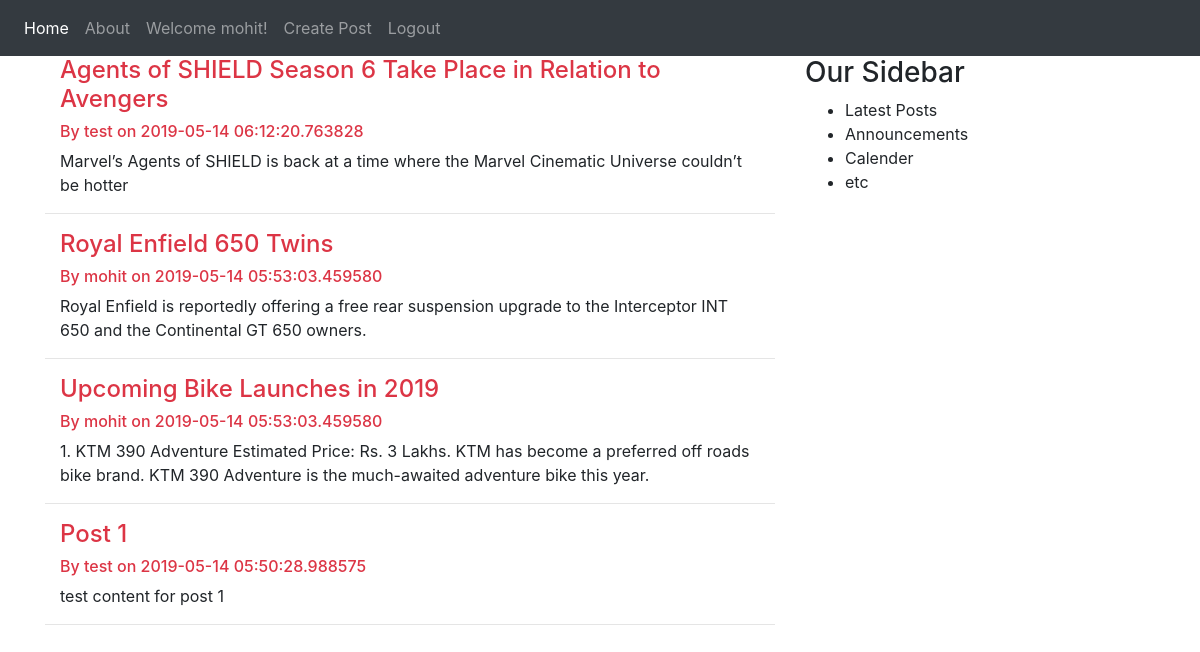
The app's page /home (signed in) with its own data.
### flaskblog/models.py (models this page shows, shortened)
class User(db.Model, UserMixin):
    id=db.Column(db.Integer, primary_key=True)
    username = db.Column(db.String(20), unique=True, nullable=False)
    email = db.Column(db.String(120), unique=True, nullable=False)
    image_file = db.Column(db.String(20), nullable=False, default='default.jpg')
    password = db.Column(db.String(60), nullable=False)
    posts = db.relationship('Post', backref='author', lazy=True)

class Post(db.Model):
    id = db.Column(db.Integer, primary_key=True)
    title = db.Column(db.String(20), unique=True, nullable=False)
    date_posted = db.Column(db.DateTime(), nullable=False, default=datetime.utcnow())
    content = db.Column(db.Text, nullable=False)
    user_id = db.Column(db.Integer, db.ForeignKey('user.id'), nullable=False)

### flaskblog/routes.py (the view)
@app.route("/")
@app.route("/home")
def home():
    return render_template('home.html', posts=Post.query.order_by(Post.id.desc()).all())

### flaskblog/routes.py (called while the page is built)
@login_manager.user_loader
def get_user(user_id):
  return User.query.get(int(user_id))

### flaskblog/templates/home.html (shortened to what this page needs)
{% extends "layout.html" %}
        {% block content %}
            {% for post in posts %}
              <div class="col-md-12">
                <div class="well">
                  <h4 class="text-danger"> {{ post.title }} </h4>
                    <h6 class="text-danger"> By {{ post.author.username}} on {{ post.date_posted }} </h6>
                    <p>{{ post.content }}</p>
                </div>
              </div>
        <hr>
            {% endfor %}
        {% endblock content %}

### flaskblog/templates/layout.html (shortened to what this page needs)
<!doctype html>
<html lang="en">
  <head>
    <link rel="stylesheet" href="https://stackpath.bootstrapcdn.com/bootstrap/4.3.1/css/bootstrap.min.css" >
  </head>
  <body>
  <nav class="navbar navbar-expand-sm navbar-dark bg-dark">
  <div class="collapse navbar-collapse" id="navbarsExample03">
    <ul class="navbar-nav mr-auto">
      <li class="nav-item active">
        <a class="nav-link" href="{{ url_for('home') }}">Home <span class="sr-only">(current)</span></a>
      </li>
      <li class="nav-item">
        <a class="nav-link" href="{{ url_for('about') }}">About</a>
      </li>
       {% if current_user.is_authenticated %}
          <li class="nav-item">
            <a class="nav-link" href="#">Welcome {{ current_user.username }}!  </a>
          </li>
          <li class="nav-item">
            <a class="nav-link" href="{{ url_for('new_post') }}">Create Post </a>
          </li>
          <li class="nav-item">
            <a class="nav-link" href="{{ url_for('logout') }}">Logout</a>
          </li>
       {% endif %}
    </ul>
  </div>
</nav>
  <main role="main"  class="container">
      <div class="row">
          <div class="col-md-8">
            {% block content %} {% endblock content %}
          </div>
          <div class="col-md-4">
            <div class="content-section">
                <h3>
                    Our Sidebar
                </h3>
                <ul>
                    <li>Latest Posts</li>
                    <li>Announcements</li>
                    <li>Calender</li>
                    <li>etc</li>
                </ul>
            </div>
          </div>
      </div>
  </main>
  </body>
</html>

### records on screen
User: username "mohit"
Post: title "Agents of SHIELD Season 6 Take Place in Relation to Avengers", author.username "test", date_posted "2019-05-14 06:12:20.763828", content "Marvel’s Agents of SHIELD is back at a time where the Marvel Cinematic Universe couldn’t be hotter"
Post: title "Royal Enfield 650 Twins", author.username "mohit", date_posted "2019-05-14 05:53:03.459580", content "Royal Enfield is reportedly offering a free rear suspension upgrade to the Interceptor INT 650 and the Continental GT 650 owners."
Post: title "Upcoming Bike Launches in 2019", author.username "mohit", date_posted "2019-05-14 05:53:03.459580", content "1. KTM 390 Adventure Estimated Price: Rs. 3 Lakhs. KTM has become a preferred off roads bike brand. KTM 390 Adventure is the much-awaited adventure bike this year."
Post: title "Post 1", author.username "test", date_posted "2019-05-14 05:50:28.988575", content "test content for post 1"
